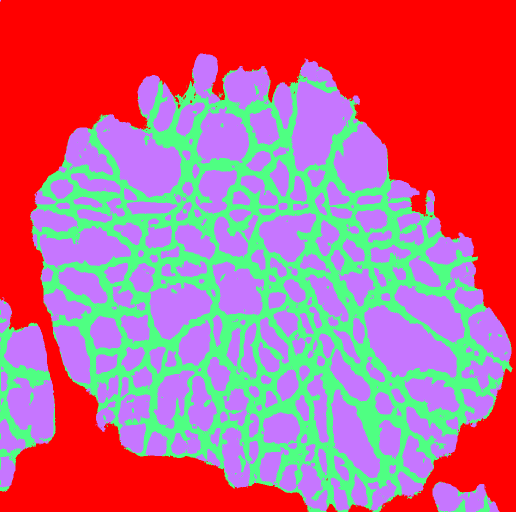
%> input picture src/e03_weka.tiff, 1031 x 1024 px (shown at 1/2 size)
$ octave EBSD_segmentation.m   (GNU Octave 9; MATLAB toolbox functions it lacks are replaced by stand-ins)
%> lines starting %> are read from the running program, lines starting %| are printed output that depends on the picture
### src/Segmentation/segmentation_parameters.m
function output = segmentation_parameters(struct)
seg_map_filename = struct.seg_map_filename;
scale = struct.scale;
um_per_pix = struct.um_per_pix;
struct_el = struct.struct_el;

%% Load Data
seg_map_iq = imread(seg_map_filename);
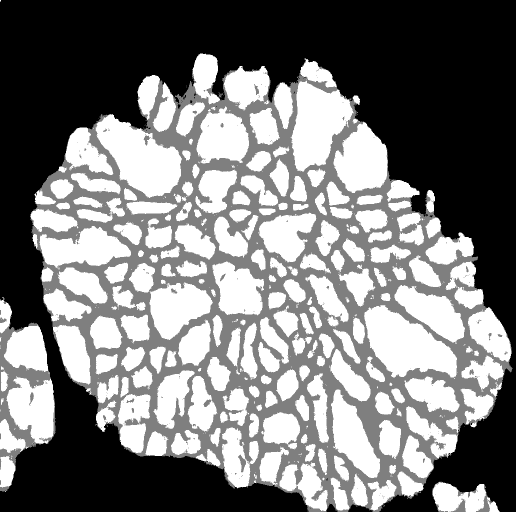
%> seg_map_iq: size 1024x1031 uint8 (shown at 1/2 size); min 0, max 2, mean 0.973; drawn with min black and max white
seg_map_iq = imresize(seg_map_iq, scale);

%% Verify 1 = boundaries, 2 = grains
bwshowlabels(seg_map_iq, 'first')
b_reg = input('Which # is the boundary region (1 or 2)?\n'); close all;
if b_reg == 2
    seg_map_iq = swap_labels(seg_map_iq,1,2);
end

%% Determine which webs to keep/remove
figure; subplot(1,2,1);
show_seg_boundary(seg_map_iq, 'ShowLabels', false);
title('All boundaries')

subplot(1,2,2);
show_seg_boundary(seg_map_iq, 4);  % determine which webs to remove
title('4 Largest boundaries')

disp('Showing boundary regions')

inp = input('Input webbing numbers to keep ([1,2,66...]): '); close all;
[BW_iq_web, BW_cleaned_not_eroded] = clean_boundary(seg_map_iq, inp, struct_el);

%% Determine which grains to keep/remove
figure; show_seg_grains(seg_map_iq, 'ShowLabels', false); % all grains

inp2 = 1;
while inp2 == 1
    inp3 = input('Input area threshold (in um^2): '); close all; figure;
    thresholded_grain_lbls = show_seg_grains(seg_map_iq, round(inp3/(um_per_pix^2)), 'ShowLabels', false); % determine which grains to remove
    inp2 = input('1 to try again, enter only to move on: ');
end

%% Remove Grains by Threshold Using Above Input
BW_iq = clean_grains(seg_map_iq, thresholded_grain_lbls);% threshold grains, repalce with NaNs

%% Combine Grain and Boundaries
BW_iq_comb = combine_grain_boundary(BW_iq, BW_iq_web); % combined grain/webs, replace NaNs with webbing
figure; imshow(label2rgb(BW_iq_comb))
input('Showing combined grain/boundaries.\n Enter to continue.\n')

%% Show backgrounds and decide which to keep
figure; subplot(1,2,1)
show_seg_background(BW_iq_comb, 'ShowLabels', false);
title('All background')

subplot(1,2,2)
show_seg_background(BW_iq_comb, 5, 'ShowLabels', true);
title('5 largest background regions')

disp('Showing backgrounds.')
inp4 = input('Input background labels to keep ([1,2,4...]): ');
close all;

% cleaned output ready for dilation
BW_iq_comb_clean = background_to_boundary(BW_iq_comb, inp4);

%% Dilation and Boundary Removal
[new_BW_iq, BW_seq] = dilate_grains(BW_iq_comb_clean); % dilation into webbing
title('final dilated grains')

%% Remove Labels of choice
figure;
bwshowlabels(new_BW_iq, 'centroid'); % show labels of all particles
inp5 = input('Labels to remove ([4,6,18...]): ');
close all;

figure;
BW_final = bwremovelabels(new_BW_iq, inp5); % remove labels and normalize remaining
imshow(label2rgb(BW_final))

%% Print values to use in other script
fprintf('\n--Parameters for cleaning--\n\n')
fprintf(['Webbing to keep: ', mat2str(inp), '\n']);
fprintf('Grain area threshold: %.0f\n', inp3);
fprintf(['Background to keep: ', mat2str(inp4), '\n']);
fprintf(['Labels to remove: ', mat2str(inp5), '\n']);
fprintf('\n---------------------------\n\n')

%% output
output.ogsegmentation = seg_map_iq;
output.cleaned_webbing = BW_cleaned_not_eroded;
output.cleaned_webbing_closed = BW_iq_web;
output.thresholded_grains = BW_iq;
output.boundary_grain_combined = BW_iq_comb;
output.boundary_grain_combined_cleaned = BW_iq_comb_clean;
output.dilation_sequence = BW_seq;
output.dilated_final = new_BW_iq;
output.final = BW_final;

end

### src/Segmentation/bwshowlabels.m
function bwshowlabels(BW, location)
%> called with location = 'first'
% bwshowlabels labels numbered matrices
%   fig = bwshowlabels(BW, location) displays a text for each
%   unique integer in a 2D matrix. This does not include
%
%   Inputs
%       BW - 2D uint8 matrix, can be output of segmentation such as BWlabel
%       location - specifies where to label each item
%           'centroid' - at centroid of object
%           'first' - at first indexed pixel of object (use when location
%               of centroid may be in region outside of object
%
%   Outputs
%       fig - handle to figure containing labeled integer map
%
%   Author: Alexander H Quinn, National Renewable Energy Laboratory (NREL)
%   Inspired by discussions with: Donal P. Finagan, NREL
%   Additional assistance from:  Francois Usseglio-Viretta, NREL

    if ~all(floor(BW) == BW, 'all')
        error(['Please ensure all values in BW matrix are integers.' ,...
            'If applicable, can be performed with round, floor, or ceil.'])
    end

    lbls = unique(BW); % all numbers in map
%> lbls = [0; 1; 2]
    lbls(lbls == 0) = []; % 0 is considered background

    sequence_nums = 1:max(lbls); % regionprops fills in gaps where data doesnt exist, e.g. if matrix has values [1,2,4] in it, regionprops will spit out values for 3 (Area = 0, perimeter = 0, etc...)
%> sequence_nums = [1 2]
    bool_keep = ismember(sequence_nums, lbls); % determine which regionprops values are useless
%> bool_keep = [true true]
    rem_lbls = sequence_nums; rem_lbls = rem_lbls(bool_keep);
%> after `rem_lbls = sequence_nums`: rem_lbls = [1 2]

    rp = regionprops(BW, 'Centroid');
%> rp = 2 regions; Centroid: [517.4 609.8], [510.5 588.3]
    centroids = cat(1,rp.Centroid);
%> centroids = [517.4 609.8; 510.5 588.3]
    centroids = centroids(bool_keep(:), :); % remove centroids for vlaues that don't exist

    imshow(label2rgb(BW)); hold on;
%> after `imshow(label2rgb(BW))`:
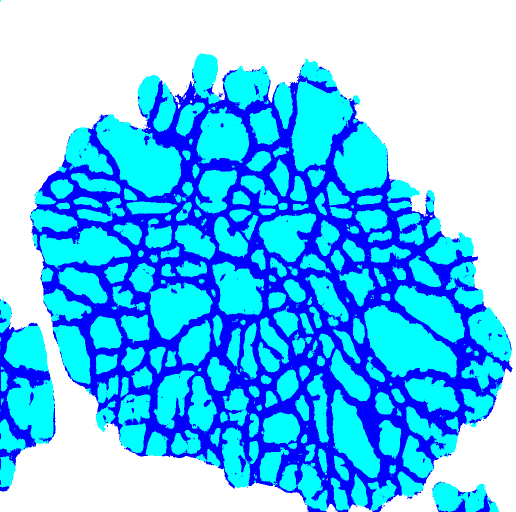
%> displayed picture: size 1024x1031x3, on the screen's scale of 0 to 255 (shown at 1/2 size); mean R, G, B 101.4, 195.8, 255
    for n = 1:size(centroids,1)
        if strcmpi(location, 'centroid')
            text(centroids(n,1), centroids(n,2), num2str(rem_lbls(n)), 'HorizontalAlignment', 'center', 'Color', 'white', 'BackgroundColor', 'black', 'FontSize', 10);
        elseif strcmpi(location, 'first')
            [r,c] = find(BW == rem_lbls(n));
            text(c(1), r(1), num2str(rem_lbls(n)), 'HorizontalAlignment', 'center', 'Color', 'white', 'BackgroundColor', 'black', 'FontSize', 10);
        else
            error('Location not specified')
        end
    end
%> this loop made 2 passes
%> in segmentation_parameters, `bwshowlabels(seg_map_iq, 'first')`:
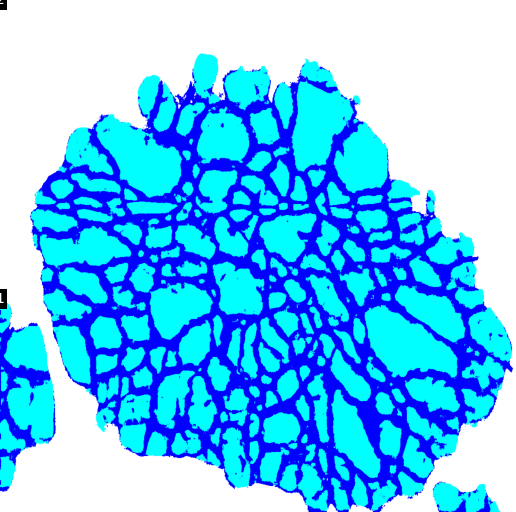
%> figure redrawn from the program's plot data; shown at 1/2 size
%> the answer given: 1
end

### src/Segmentation/show_seg_boundary.m
function lbls2include = show_seg_boundary(seg_map, varargin)
% show_seg_boundary separates webbing from segementation map
%   [web, f1] = show_seg_boundary(seg_map)
%   [web, f1] = show_seg_boundary(seg_map, nums) returns only the
%       webbing with every disconnected webbing labeled wih an integer.
%
%   Inputs
%       seg_map - Specific 2D matrix which has background labeled as 0, and
%           grains or the webbing labeled as eitehr 1,2
%       nums (optional) - the number of webs to display based on largest to
%           smallest
%
%    Optional parameters
%       'ShowLabels' | true/false - default true, if set to false will not
%           show labels ontop of webbing
%
%   Outputs
%       web - structures overlayed onto '0' background
%       f1 - labeled map of webbing to make choice on
%           clean_boundary
%       lbls2include - labels corresponding to largest webbings by area.
%           The number of webbings chosen is given by the nums parameter.
%           This can be fed directly into clean_boundarys if no updates
%           are to be made.
%
%   Author: Alexander H Quinn, National Renewable Energy Laboratory (NREL)
%   Guidance/Inspiration: Donal P. Finagan, NREL
%   Additional assistance:  Francois Usseglio-Viretta, NREL

WEBBING_NUM = 1; % corresponds to webbing

    default_show_labels = true;
    default_nums = [];

    p = inputParser;
    addRequired(p, 'seg_map');
    addOptional(p, 'nums', default_nums);
    addParameter(p, 'ShowLabels', default_show_labels);
    parse(p,seg_map,varargin{:});

    seg_map = p.Results.seg_map;
    nums = p.Results.nums;
    show_labels = p.Results.ShowLabels;

	seg_map(seg_map ~= WEBBING_NUM) = 0;

    BW_iq_web = bwlabel(seg_map,4); % retrive all webs

    lbls = unique(BW_iq_web); lbls(lbls == 0) = []; % note all values are here - no risk of skipped values
    rp = regionprops(BW_iq_web, 'Area');
    areas = cat(1,rp.Area);

%> the run ends on the next line
    lbls_sort_by_area = sortrows([lbls(:), areas], 2, 'descend');

    if isempty(nums)
        lbls2include = lbls;
    else
        lbls2include = lbls_sort_by_area(1:nums, 1);
    end

    BW_iq_web(~ismember(BW_iq_web, lbls2include)) = 0;
    if show_labels
        bwshowlabels(BW_iq_web, 'first');
    else
        imshow(label2rgb(BW_iq_web));
    end
end

### src/EBSD_segmentation.m
%% Description
% The following code guides the user through the segmentation and cleaning
% process to achieve an image with segmented grains which are adjacent to
% each other.
close all; clear; clc;
addpath('Segmentation')
addpath('Inputs')

%% Inputs
s.seg_map_filename = 'e03_weka.tiff';
s.scale = 1;
s.um_per_pix = 1/(144-18); % pixel scaling
s.struct_el = strel('disk', 4); % for boundary cleaning

%% Segmentation Procedure Walkthrough
op = segmentation_parameters(s);
